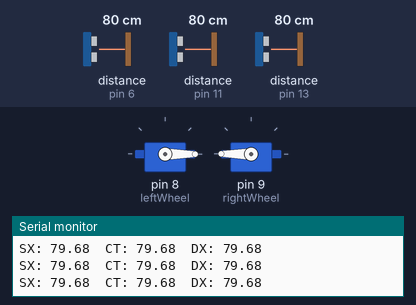
This sketch was run on a simulated Arduino Uno, built with avr-gcc and run on an emulated ATmega328P. Shown: 2 × servo, the last lines printed to the serial monitor. Wiring (inferred from the names in the program): 3 × ultrasonic range finder: trigger pin 3, echo pin 6 / trigger pin 10, echo pin 11 / trigger pin 12, echo pin 13. Inputs (shaded band) come from the test bench; at power-on: distance to the obstacle (sensors on pin 6, pin 11, pin 13) 80 cm. The echo pulse lasts 58.3 µs per cm.

Above: at 1.2 s.
1.3 s: distance to the obstacle (sensor on pin 6) set to 5 cm
2.8 s: distance to the obstacle (sensor on pin 6) set to 2 cm
At 3.08 s:
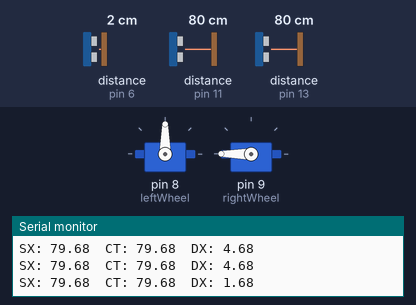
5.8 s: distance to the obstacle (sensor on pin 11) set to 2 cm
At 6.07 s:
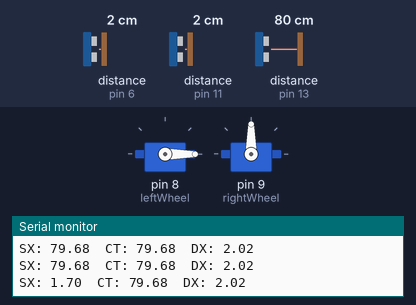
8.8 s: distance to the obstacle (sensor on pin 13) set to 4 cm
11.8 s: distance to the obstacle (sensor on pin 13) set to 2 cm
At 12.07 s:
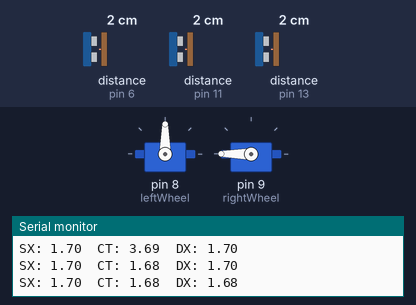
14.8 s: distance to the obstacle (sensor on pin 13) set to 9 cm
At 14.95 s:
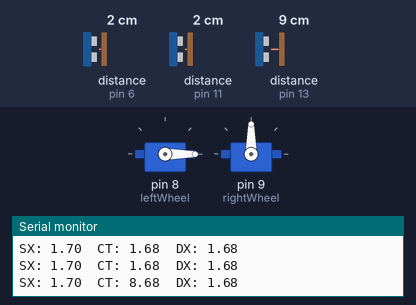
Timing chart, 0 to 18.8 s (numbered marks = the images above; inputs shaded):
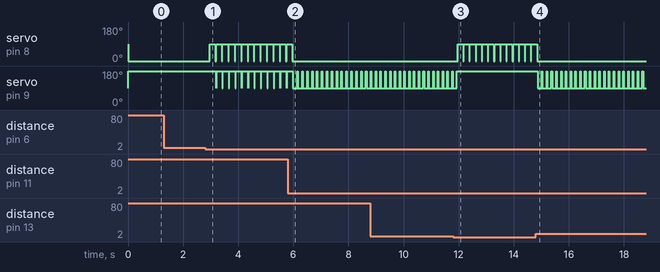

The sketch:

labirinto.ino
```cpp
    #include <Servo.h>
    Servo leftWheel;
    Servo rightWheel;
    #define wheelStopValue 90
    #define leftWheelFordwardValue 0
    #define leftWheelBackwardsValue 180
    #define rightWheelFordwardValue 180
    #define rightWheelBackwardsValue 0
    #define pinLeftWheel            8   /*   Left servo Weel          */
    #define pinRightWheel           9   /*   Right servo Weel         */

 #define LarghezzaCorsia 23.5
 #define LarghezzaRobot 11.2

//   #define pinSensorIRLeft         2     Left infrared sensor     */
//   #define pinSensorIRRight        3     Right infrared sensor    */
//    #define pinSensorLDRLeft       A2   /*   Left light sensor        */
//    #define pinSensorLDRRight      A3   /*   Right light sensor       */
    #define pinUSTri                4   /*   Ultrasound trigger       */
    #define pinUSEch                5   /*   Ultrasound echo          */
//    #define pinHead                11   /*   Ultrasound servo         */
//    #define pinBuzzer              12   /*   Boozer                   */
//    #define pinsensoredestra       7
//    #define pinsensorefronte       5
//    #define pinsensoresinistra     4


    enum
    {
      INIZIALIZZAZIONE = 0,
      LETTURA = 1,
      ATTESA = 2
    };
    enum {
      GIRA_DESTRA = 0,
      GIRA_SINISTRA = 1,
      VAI_DRITTO = 2
    };

    class Sensore_suono {
     public:
      int Trigger;
      int Echo;
      long TEMPO_PRECEDENTE;
      long TEMPO_PRECEDENTE_2;
      int STATO;
      long TEMPO_TRASCORSO;
      float ULTIMA_DISTANZA;
      void leggi() {
            digitalWrite(Trigger, LOW);        //CONTROLLARE SE FUNZIONA
            delayMicroseconds(2);
            digitalWrite(Trigger, HIGH);
            delayMicroseconds(10);
            digitalWrite(Trigger, LOW);
     float  duration = pulseIn(Echo, HIGH);
     float  distance = (duration*.0343)/2;
            ULTIMA_DISTANZA = distance;
      }
    };


     void stopWheels() {
      leftWheel.write(wheelStopValue);
      rightWheel.write(wheelStopValue);
    }

    void goForwards()
    {
      leftWheel.write(leftWheelFordwardValue);
      rightWheel.write(rightWheelFordwardValue);

    }

     void goLeft() {
      leftWheel.write(wheelStopValue);
      rightWheel.write(rightWheelFordwardValue);
    }

    void goRight() {
      leftWheel.write(leftWheelFordwardValue);
      rightWheel.write(wheelStopValue);
    }


    void MISURAZIONI_SENSORI (Sensore_suono x)
    {
      switch (x.STATO)
      {
      case INIZIALIZZAZIONE:

          digitalWrite(x.Trigger,HIGH);
          delayMicroseconds(15);
          digitalWrite(x.Trigger,LOW);
          x.STATO = LETTURA;
          x.TEMPO_PRECEDENTE = micros();
          break;

      case LETTURA:

          if(digitalRead(x.Echo) == LOW)
            {


              x.TEMPO_PRECEDENTE_2 = micros();
              x.TEMPO_TRASCORSO = (x.TEMPO_PRECEDENTE_2-x.TEMPO_PRECEDENTE)/1000;
              x.ULTIMA_DISTANZA = x.TEMPO_TRASCORSO/58;
              x.STATO = ATTESA;
            }
            break;
      case ATTESA:
            if((micros() - x.TEMPO_PRECEDENTE_2) >= 58000)
              {
                  x.STATO = INIZIALIZZAZIONE;
              }
              break;
      }
    }
    Sensore_suono* DESTRAo = new Sensore_suono();
    Sensore_suono* FRONTEo = new Sensore_suono();
    Sensore_suono* SINISTRAo = new Sensore_suono();
    Sensore_suono DESTRA = *DESTRAo;
    Sensore_suono FRONTE = *FRONTEo;
    Sensore_suono SINISTRA = *SINISTRAo;

    float Limite;
    void setup()
    {
      //associazione OGGETTO.sensori numero del pin
     DESTRA.Trigger = 3;
     DESTRA.Echo = 6;
     FRONTE.Trigger = 12;
     FRONTE.Echo = 13;
     SINISTRA.Trigger = 10;
     SINISTRA.Echo = 11;

     SINISTRA.STATO = INIZIALIZZAZIONE;
     FRONTE.STATO = INIZIALIZZAZIONE;
     DESTRA.STATO = INIZIALIZZAZIONE;
     leftWheel.attach(8);
     rightWheel.attach(9);
    Serial.begin(9600);
    pinMode(DESTRA.Trigger, OUTPUT);
    pinMode(DESTRA.Echo, INPUT);
    pinMode(SINISTRA.Trigger, OUTPUT);
    pinMode(SINISTRA.Echo, INPUT);
    pinMode(FRONTE.Trigger, OUTPUT);
    pinMode(FRONTE.Echo, INPUT);
     Limite=(LarghezzaCorsia-LarghezzaRobot)/4;
    }
    //int STATO = 2;

    void loop()
    {
       DESTRA.leggi();
       FRONTE.leggi();
       SINISTRA.leggi();

      /*if (SINISTRA.ULTIMA_DISTANZA>80) SINISTRA.ULTIMA_DISTANZA=80;
      if (DESTRA.ULTIMA_DISTANZA>80) DESTRA.ULTIMA_DISTANZA=80;*/

      Serial.print("SX: ");
      Serial.print(SINISTRA.ULTIMA_DISTANZA);
      Serial.print("\tCT: ");
      Serial.print(FRONTE.ULTIMA_DISTANZA);
      Serial.print("\tDX: ");
      Serial.println(DESTRA.ULTIMA_DISTANZA);


/*VAFf_DRITTO:*/
     if(FRONTE.ULTIMA_DISTANZA > Limite && DESTRA.ULTIMA_DISTANZA > Limite && SINISTRA.ULTIMA_DISTANZA > Limite )
       {
         goForwards();
         delay(150);
        }
       else if((FRONTE.ULTIMA_DISTANZA <= Limite && SINISTRA.ULTIMA_DISTANZA <DESTRA.ULTIMA_DISTANZA) || (SINISTRA.ULTIMA_DISTANZA <= Limite && FRONTE.ULTIMA_DISTANZA >Limite) ||(FRONTE.ULTIMA_DISTANZA > Limite && DESTRA.ULTIMA_DISTANZA >Limite && SINISTRA.ULTIMA_DISTANZA> DESTRA.ULTIMA_DISTANZA))
       {
       //STATO = GIRA_DESTRA;
       goRight();
       delay(150);
       goForwards();
       delay(20);
       stopWheels();
        }

        else if((FRONTE.ULTIMA_DISTANZA <= Limite && SINISTRA.ULTIMA_DISTANZA >DESTRA.ULTIMA_DISTANZA) || (DESTRA.ULTIMA_DISTANZA <= Limite && FRONTE.ULTIMA_DISTANZA >Limite) || (FRONTE.ULTIMA_DISTANZA>Limite && SINISTRA.ULTIMA_DISTANZA> Limite && DESTRA.ULTIMA_DISTANZA> SINISTRA.ULTIMA_DISTANZA ))
             {
             //STATO = GIRA_SINISTRA;
              goLeft();
              delay(200);
              goForwards();
              delay(20);
              stopWheels();
             }

         }
```

Measured:
- the behaviour switches between 4 and 3 cm on distance to the obstacle (sensor on pin 6) (found by bisection; images 0 and 1)
- after the input at 2.8 s, servo on pin 8 (leftWheel): alternates 90° for 0.21 s and 0° for 0.02 s, starting after 0.17 s; servo on pin 9 (rightWheel): alternates 180° for 0.22 s and 90° for 0.01 s, starting after 0.39 s
- after the input at 5.8 s, servo on pin 8 (leftWheel): goes on until 6.0 s, then stays 0°
- after the input at 11.8 s, servo on pin 8 (leftWheel): alternates 90° for 0.20 s and 0° for 0.02 s, starting after 0.16 s; servo on pin 9 (rightWheel): goes on until 11.9 s, then stays 180°
- after the input at 14.8 s, servo on pin 8 (leftWheel): goes on until 14.8 s, then stays 0°; servo on pin 9 (rightWheel): alternates 180° for 0.02 s and 90° for 0.15 s, starting after 0.07 s
